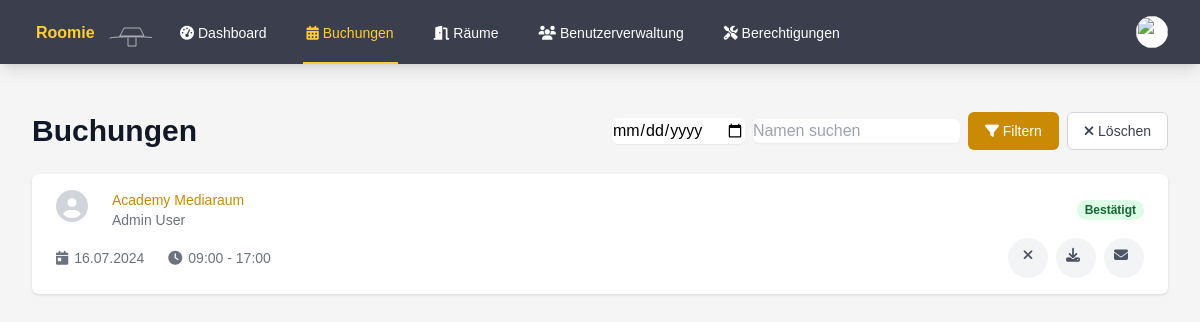
/bookings.php (signed in), run on an earlier commit of the app's database.
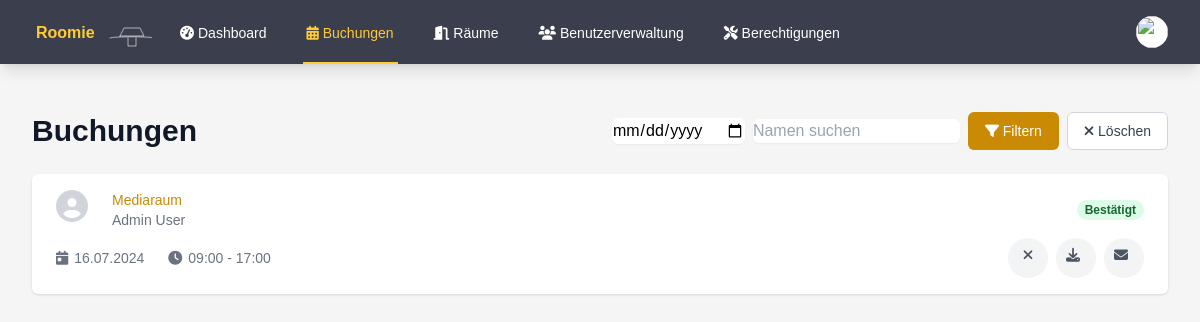
And on a later commit of the database.
### tables this page shows
CREATE TABLE bookings (
        id INTEGER PRIMARY KEY AUTOINCREMENT,
        user_id INTEGER,
        room_id INTEGER,
        seat_id INTEGER,
        date TEXT NOT NULL,
        start_time TEXT NOT NULL,
        end_time TEXT NOT NULL,
        FOREIGN KEY (user_id) REFERENCES users(id),
        FOREIGN KEY (room_id) REFERENCES rooms(id),
        FOREIGN KEY (seat_id) REFERENCES seats(id)
    );

CREATE TABLE rooms (
        id INTEGER PRIMARY KEY AUTOINCREMENT,
        name TEXT NOT NULL,
        number TEXT,
        type TEXT NOT NULL,
        capacity INTEGER DEFAULT 0,
        is_favorite INTEGER DEFAULT 0,
        equipment TEXT,
        grid_position INTEGER
    );

CREATE TABLE users (
        id INTEGER PRIMARY KEY AUTOINCREMENT,
        name TEXT NOT NULL,
        email TEXT UNIQUE NOT NULL,
        password TEXT NOT NULL,
        is_admin INTEGER DEFAULT 0,
        profile_image VARCHAR(255),
        notifications BOOLEAN DEFAULT 0,
        created_at DATETIME DEFAULT CURRENT_TIMESTAMP
    );

### bookings.php (the view, shortened to what the changed rows need)
<?php
$user_id = $_SESSION['user_id'] ?? null;
$currentDate = date('Y-m-d');
try {
    $db = getDatabaseConnection();
    $query = 'SELECT b.id, r.name as room_name, b.date, b.start_time, b.end_time, u.name as user_name, u.email as user_email, u.profile_image, u.id as user_id
              FROM bookings b
              JOIN rooms r ON b.room_id = r.id
              JOIN users u ON b.user_id = u.id
              WHERE b.date >= :current_date';
    $params = ['current_date' => $currentDate];
    $query .= ' ORDER BY b.date ASC, b.start_time ASC';
    $stmt = $db->prepare($query);
    $stmt->execute($params);
    $bookings = $stmt->fetchAll(PDO::FETCH_ASSOC);
} catch (PDOException $e) {
    $error = "Datenbankfehler: " . $e->getMessage();
}
function formatGermanDate($date)
{
    return date('d.m.Y', strtotime($date));
}
?>
<!DOCTYPE html>
<html lang="de">
<head>
    <script src="https://cdn.tailwindcss.com"></script>
    <link rel="stylesheet" href="styles.css">
    <link rel="stylesheet" href="https://cdnjs.cloudflare.com/ajax/libs/font-awesome/6.1.1/css/all.min.css">
</head>
<body class="bg-custom-background">
    <div class="max-w-7xl mx-auto py-6 sm:px-6 lg:px-8">
        <div class="px-4 py-6 sm:px-0">
            <div class="flex flex-col sm:flex-row justify-between items-center mb-6">
                <h1 class="text-3xl font-bold text-gray-900">Buchungen</h1>
            </div>
            <?php if (empty($bookings)) : ?>
                <p class="text-gray-600">Keine Buchungen gefunden.</p>
            <?php else : ?>
                <div class="bg-white shadow overflow-hidden sm:rounded-md">
                    <ul class="divide-y divide-gray-200">
                        <?php foreach ($bookings as $booking) : ?>
                            <li>
                                <div class="px-4 py-4 sm:px-6">
                                    <div class="flex items-center justify-between">
                                        <div class="flex items-center">
                                            <div class="flex-shrink-0 h-10 w-10">
                                                <?php if (!empty($booking['profile_image'])) : ?>
                                                    <img class="h-10 w-10 rounded-full" src="uploads/<?php echo htmlspecialchars($booking['profile_image']); ?>" alt="">
                                                <?php else : ?>
                                                    <i class="fas fa-user-circle fa-2x text-gray-300"></i>
                                                <?php endif; ?>
                                            </div>
                                            <div class="ml-4">
                                                <p class="text-sm font-medium text-yellow-600 truncate">
                                                    <?php echo htmlspecialchars($booking['room_name']); ?>
                                                </p>
                                                <p class="text-sm text-gray-500">
                                                    <?php echo htmlspecialchars($booking['user_name']); ?>
                                                </p>
                                            </div>
                                        </div>
                                        <div class="ml-2 flex-shrink-0 flex">
                                            <p class="px-2 inline-flex text-xs leading-5 font-semibold rounded-full bg-green-100 text-green-800">
                                                Bestätigt
                                            </p>
                                        </div>
                                    </div>
                                    <div class="mt-2 sm:flex sm:justify-between">
                                        <div class="sm:flex">
                                            <p class="flex items-center text-sm text-gray-500">
                                                <i class="fas fa-calendar-day mr-1.5"></i>
                                                <?php echo formatGermanDate($booking['date']); ?>
                                            </p>
                                            <p class="mt-2 flex items-center text-sm text-gray-500 sm:mt-0 sm:ml-6">
                                                <i class="fas fa-clock mr-1.5"></i>
                                                <?php echo htmlspecialchars($booking['start_time'] . ' - ' . $booking['end_time']); ?>
                                            </p>
                                        </div>
                                        <?php if ($booking['user_id'] == $user_id) : ?>
                                            <div class="mt-2 flex items-center text-sm text-gray-500 sm:mt-0 space-x-2">
                                                <form action="cancel_booking.php" method="POST" onsubmit="return confirm('Sind Sie sicher, dass Sie diese Buchung stornieren möchten?');">
                                                    <button type="submit" class="icon-btn">
                                                        <i class="fas fa-times icon"></i>
                                                    </button>
                                                </form>
                                                <a href="?download=calendar&booking_id=<?php echo $booking['id']; ?>" class="icon-btn">
                                                    <i class="fas fa-download icon"></i>
                                                </a>
                                                <a href="?send_email=1&booking_id=<?php echo $booking['id']; ?>" class="icon-btn">
                                                    <i class="fas fa-envelope icon"></i>
                                                </a>
                                            </div>
                                        <?php endif; ?>
                                    </div>
                                </div>
                            </li>
                        <?php endforeach; ?>
                    </ul>
                </div>
            <?php endif; ?>
        </div>
    </div>
</body>
</html>

What changed in the data, as far as the page shows it:
changed through a linked row, bookings "Admin User": room.name "Academy Mediaraum" → "Mediaraum"
